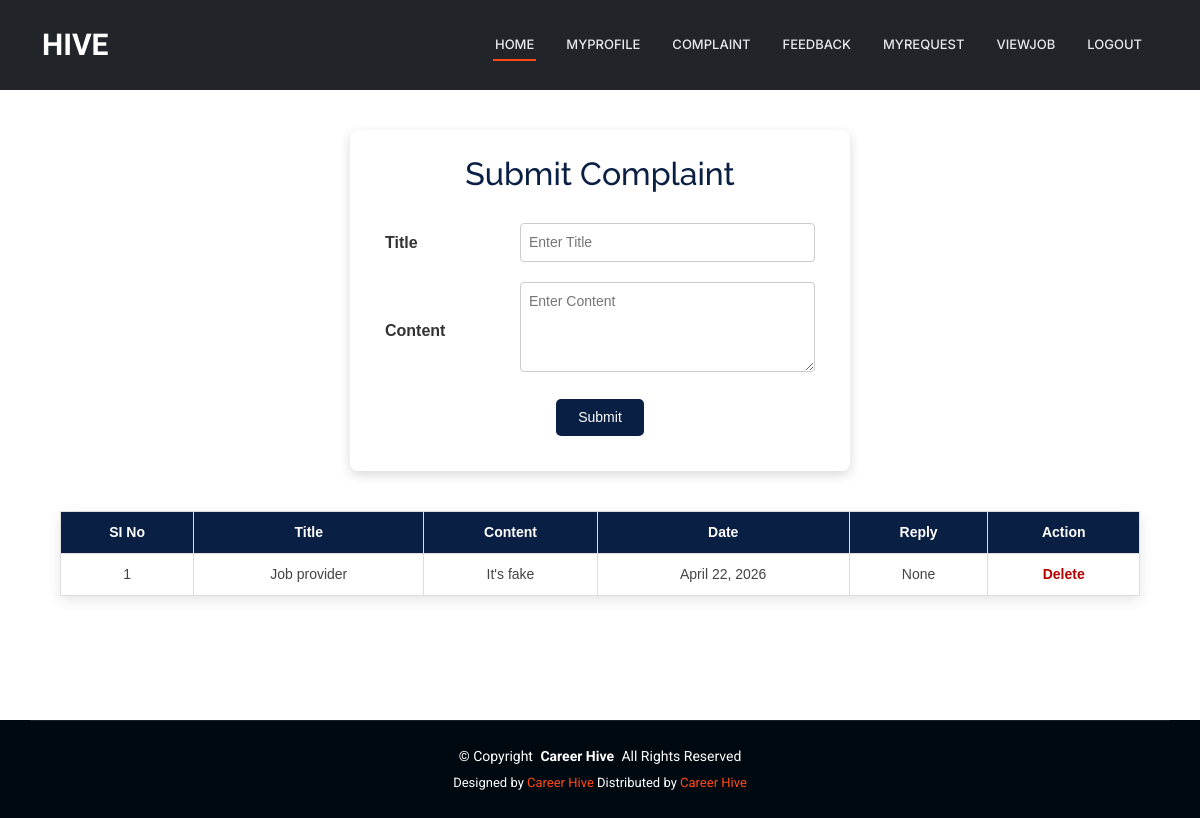
Screenshot of /User/Complaint/ (signed in) with the database file from the repository.
### User/models.py (models this page shows)
class tbl_complaint(models.Model):
    complaint_title=models.CharField(max_length=500)
    complaint_content=models.CharField(max_length=500)
    complaint_date=models.DateField(auto_now_add=True)
    complaint_reply=models.CharField(max_length=500,null=True)
    complaint_status=models.IntegerField(default=0)
    user_id=models.ForeignKey(tbl_user,on_delete=models.CASCADE)

### User/views.py (the view)
# urls.py: path('Complaint/',views.Complaint,name="Complaint"),
def Complaint(request):
    complaintdata= tbl_complaint.objects.filter(user_id=request.session['uid'])
    if request.method == "POST":
        title=request.POST.get("txt_title")
        content=request.POST.get("txt_content")
        user= tbl_user.objects.get(id=request.session['uid'])
        tbl_complaint.objects.create(complaint_title=title,complaint_content=content,user_id=user)
        return render(request,'User/Complaint.html',{'msg':'Complaint Registered...'})
    else:
        return render(request,'User/Complaint.html',{'complaintdata':complaintdata})

### User/Templates/User/Complaint.html (shortened to what this page needs)
{% extends 'User/Header.html' %}
{% block content %}
<head>
</head>
<div class="complaint-wrapper">
    <div class="complaint-form-card">
        <h2>Submit Complaint</h2>
        <form action="" method="POST">
            <table class="complaint-form-table">
                <tr>
                    <td class="complaint-label">Title</td>
                    <td>
                        <input type="text" name="txt_title" required placeholder="Enter Title" class="complaint-input">
                    </td>
                </tr>
                <tr>
                    <td class="complaint-label">Content</td>
                    <td>
                        <textarea name="txt_content" required placeholder="Enter Content" class="complaint-textarea"></textarea>
                    </td>
                </tr>
                <tr>
                    <td colspan="2" align="center">
                        <input type="submit" value="Submit" class="complaint-submit-btn">
                    </td>
                </tr>
            </table>
        </form>
    </div>
    <table class="complaint-list-table">
        <tr>
            <th>SI No</th>
            <th>Title</th>
            <th>Content</th>
            <th>Date</th>
            <th>Reply</th>
            <th>Action</th>
        </tr>
        {% for i in complaintdata %}
        <tr>
            <td>{{ forloop.counter }}</td>
            <td>{{ i.complaint_title }}</td>
            <td>{{ i.complaint_content }}</td>
            <td>{{ i.complaint_date }}</td>
            <td>{{ i.complaint_reply }}</td>
            <td>
                <a href="{% url 'User:DeleteComplaint' i.id %}" class="complaint-delete-link">
                    Delete
                </a>
            </td>
        </tr>
        {% endfor %}
    </table>
</div>
{% endblock %}

### Guest/static/Main/assets/css/main.css (style rules this page uses)
:root { --default-font: "Roboto", system-ui, -apple-system, "Segoe UI", Roboto, "Helvetica Neue", Arial, "Noto Sans", "Liberation Sans", sans-serif, "Apple Color Emoji", "Segoe UI Emoji", "Segoe UI Symbol", "Noto Color Emoji"; --heading-font: "Raleway", sans-serif; --nav-font: "Inter", sans-serif; }
:root { --background-color: #ffffff; --default-color: #444444; --heading-color: #273d4e; --accent-color: #ff4a17; --surface-color: #ffffff; --contrast-color: #ffffff; }
:root { --nav-color: #e5eaee; --nav-hover-color: #ff4a17; --nav-mobile-background-color: #ffffff; --nav-dropdown-background-color: #ffffff; --nav-dropdown-color: #444444; --nav-dropdown-hover-color: #ff4a17; }
:root { scroll-behavior: smooth; }
body { color: var(--default-color); background-color: var(--background-color); font-family: var(--default-font); }
a { color: var(--accent-color); text-decoration: none; transition: 0.3s; }
h1, h2, h3, h4, h5, h6 { color: var(--heading-color); font-family: var(--heading-font); }

### User/Templates/User/Complaint.html (style rules this page uses)
.complaint-wrapper { width: 100%; display: flex; flex-direction: column; align-items: center; gap: 40px; margin-top: 30px; font-family: Arial, sans-serif; }
.complaint-form-card { width: 500px; background-color: #ffffff; padding: 25px; border-radius: 8px; box-shadow: 0 4px 12px rgba(0, 0, 0, 0.15); }
.complaint-form-card h2 { text-align: center; margin-bottom: 20px; color: #0a1f44; }
.complaint-form-table { width: 100%; border-collapse: collapse; }
.complaint-form-table td { padding: 10px; }
.complaint-label { font-weight: bold; color: #333; width: 30%; }
.complaint-input, .complaint-textarea { width: 100%; padding: 8px; border: 1px solid #ccc; border-radius: 4px; font-size: 14px; }
.complaint-textarea { height: 90px; resize: vertical; }
.complaint-submit-btn { background-color: #0a1f44; color: #ffffff; border: none; padding: 8px 22px; border-radius: 5px; cursor: pointer; font-size: 14px; }
.complaint-list-table { width: 90%; border-collapse: collapse; background-color: #ffffff; box-shadow: 0 4px 12px rgba(0, 0, 0, 0.1); }
.complaint-list-table th, .complaint-list-table td { padding: 10px; border: 1px solid #ddd; text-align: center; font-size: 14px; }
.complaint-list-table th { background-color: #0a1f44; color: #ffffff; }
.complaint-delete-link { color: #b30000; font-weight: bold; text-decoration: none; }

### rows the page displays
tbl_complaint: complaint_title "Job provider", complaint_content "It's fake", complaint_date "April 22, 2026", complaint_reply "None"
